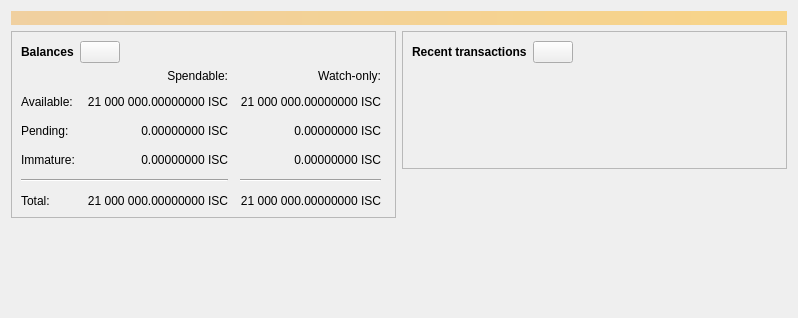
<?xml version="1.0" encoding="UTF-8"?>
<ui version="4.0">
 <class>OverviewPage</class>
 <widget class="QWidget" name="OverviewPage">
  <property name="geometry">
   <rect>
    <x>0</x>
    <y>0</y>
    <width>798</width>
    <height>318</height>
   </rect>
  </property>
  <property name="windowTitle">
   <string>Form</string>
  </property>
  <layout class="QVBoxLayout" name="topLayout">
   <item>
    <widget class="QLabel" name="labelAlerts">
     <property name="visible">
      <bool>false</bool>
     </property>
     <property name="styleSheet">
      <string notr="true">QLabel { background-color: qlineargradient(x1: 0, y1: 0, x2: 1, y2: 0, stop:0 #F0D0A0, stop:1 #F8D488); color:#000000; }</string>
     </property>
     <property name="wordWrap">
      <bool>true</bool>
     </property>
     <property name="margin">
      <number>3</number>
     </property>
     <property name="textInteractionFlags">
      <set>Qt::TextSelectableByMouse</set>
     </property>
    </widget>
   </item>
   <item>
    <layout class="QHBoxLayout" name="horizontalLayout" stretch="1,1">
     <item>
      <layout class="QVBoxLayout" name="verticalLayout_2">
       <item>
        <widget class="QFrame" name="frame">
         <property name="frameShape">
          <enum>QFrame::StyledPanel</enum>
         </property>
         <property name="frameShadow">
          <enum>QFrame::Raised</enum>
         </property>
         <layout class="QVBoxLayout" name="verticalLayout_4">
          <item>
           <layout class="QHBoxLayout" name="horizontalLayout_4">
            <item>
             <widget class="QLabel" name="label_5">
              <property name="font">
               <font>
                <weight>75</weight>
                <bold>true</bold>
               </font>
              </property>
              <property name="text">
               <string>Balances</string>
              </property>
             </widget>
            </item>
            <item>
             <widget class="QPushButton" name="labelWalletStatus">
              <property name="enabled">
               <bool>true</bool>
              </property>
              <property name="maximumSize">
               <size>
                <width>45</width>
                <height>16777215</height>
               </size>
              </property>
              <property name="toolTip">
               <string>The displayed information may be out of date. Your wallet automatically synchronizes with the TROIS network after a connection is established, but this process has not completed yet.</string>
              </property>
              <property name="text">
               <string/>
              </property>
              <property name="icon">
               <iconset resource="../bitcoin.qrc">
                <normaloff>:/icons/warning</normaloff>
                <disabledoff>:/icons/warning</disabledoff>:/icons/warning</iconset>
              </property>
              <property name="iconSize">
               <size>
                <width>24</width>
                <height>24</height>
               </size>
              </property>
             </widget>
            </item>
            <item>
             <spacer name="horizontalSpacer_3">
              <property name="orientation">
               <enum>Qt::Horizontal</enum>
              </property>
              <property name="sizeHint" stdset="0">
               <size>
                <width>40</width>
                <height>20</height>
               </size>
              </property>
             </spacer>
            </item>
           </layout>
          </item>
          <item>
           <layout class="QGridLayout" name="gridLayout">
            <property name="spacing">
             <number>12</number>
            </property>
            <item row="2" column="2">
             <widget class="QLabel" name="labelWatchPending">
              <property name="cursor">
               <cursorShape>IBeamCursor</cursorShape>
              </property>
              <property name="toolTip">
               <string>Unconfirmed transactions to watch-only addresses</string>
              </property>
              <property name="text">
               <string notr="true">0.00000000 ISC</string>
              </property>
              <property name="alignment">
               <set>Qt::AlignRight|Qt::AlignTrailing|Qt::AlignVCenter</set>
              </property>
              <property name="textInteractionFlags">
               <set>Qt::LinksAccessibleByMouse|Qt::TextSelectableByKeyboard|Qt::TextSelectableByMouse</set>
              </property>
             </widget>
            </item>
            <item row="2" column="1">
             <widget class="QLabel" name="labelUnconfirmed">
              <property name="cursor">
               <cursorShape>IBeamCursor</cursorShape>
              </property>
              <property name="toolTip">
               <string>Total of transactions that have yet to be confirmed, and do not yet count toward the spendable balance</string>
              </property>
              <property name="text">
               <string notr="true">0.00000000 ISC</string>
              </property>
              <property name="alignment">
               <set>Qt::AlignRight|Qt::AlignTrailing|Qt::AlignVCenter</set>
              </property>
              <property name="textInteractionFlags">
               <set>Qt::LinksAccessibleByMouse|Qt::TextSelectableByKeyboard|Qt::TextSelectableByMouse</set>
              </property>
             </widget>
            </item>
            <item row="3" column="2">
             <widget class="QLabel" name="labelWatchImmature">
              <property name="cursor">
               <cursorShape>IBeamCursor</cursorShape>
              </property>
              <property name="toolTip">
               <string>Mined balance in watch-only addresses that has not yet matured</string>
              </property>
              <property name="text">
               <string notr="true">0.00000000 ISC</string>
              </property>
              <property name="alignment">
               <set>Qt::AlignRight|Qt::AlignTrailing|Qt::AlignVCenter</set>
              </property>
              <property name="textInteractionFlags">
               <set>Qt::LinksAccessibleByMouse|Qt::TextSelectableByKeyboard|Qt::TextSelectableByMouse</set>
              </property>
             </widget>
            </item>
            <item row="4" column="0" colspan="2">
             <widget class="Line" name="line">
              <property name="orientation">
               <enum>Qt::Horizontal</enum>
              </property>
             </widget>
            </item>
            <item row="4" column="2">
             <widget class="Line" name="lineWatchBalance">
              <property name="sizePolicy">
               <sizepolicy hsizetype="Preferred" vsizetype="Fixed">
                <horstretch>0</horstretch>
                <verstretch>0</verstretch>
               </sizepolicy>
              </property>
              <property name="minimumSize">
               <size>
                <width>140</width>
                <height>0</height>
               </size>
              </property>
              <property name="orientation">
               <enum>Qt::Horizontal</enum>
              </property>
             </widget>
            </item>
            <item row="5" column="0">
             <widget class="QLabel" name="labelTotalText">
              <property name="text">
               <string>Total:</string>
              </property>
             </widget>
            </item>
            <item row="3" column="1">
             <widget class="QLabel" name="labelImmature">
              <property name="cursor">
               <cursorShape>IBeamCursor</cursorShape>
              </property>
              <property name="toolTip">
               <string>Mined balance that has not yet matured</string>
              </property>
              <property name="text">
               <string notr="true">0.00000000 ISC</string>
              </property>
              <property name="alignment">
               <set>Qt::AlignRight|Qt::AlignTrailing|Qt::AlignVCenter</set>
              </property>
              <property name="textInteractionFlags">
               <set>Qt::LinksAccessibleByMouse|Qt::TextSelectableByKeyboard|Qt::TextSelectableByMouse</set>
              </property>
             </widget>
            </item>
            <item row="2" column="3">
             <spacer name="horizontalSpacer_2">
              <property name="orientation">
               <enum>Qt::Horizontal</enum>
              </property>
              <property name="sizeHint" stdset="0">
               <size>
                <width>40</width>
                <height>20</height>
               </size>
              </property>
             </spacer>
            </item>
            <item row="3" column="0">
             <widget class="QLabel" name="labelImmatureText">
              <property name="text">
               <string>Immature:</string>
              </property>
             </widget>
            </item>
            <item row="5" column="1">
             <widget class="QLabel" name="labelTotal">
              <property name="cursor">
               <cursorShape>IBeamCursor</cursorShape>
              </property>
              <property name="toolTip">
               <string>Your current total balance</string>
              </property>
              <property name="text">
               <string notr="true">21 000 000.00000000 ISC</string>
              </property>
              <property name="alignment">
               <set>Qt::AlignRight|Qt::AlignTrailing|Qt::AlignVCenter</set>
              </property>
              <property name="textInteractionFlags">
               <set>Qt::LinksAccessibleByMouse|Qt::TextSelectableByKeyboard|Qt::TextSelectableByMouse</set>
              </property>
             </widget>
            </item>
            <item row="5" column="2">
             <widget class="QLabel" name="labelWatchTotal">
              <property name="cursor">
               <cursorShape>IBeamCursor</cursorShape>
              </property>
              <property name="toolTip">
               <string>Current total balance in watch-only addresses</string>
              </property>
              <property name="text">
               <string notr="true">21 000 000.00000000 ISC</string>
              </property>
              <property name="alignment">
               <set>Qt::AlignRight|Qt::AlignTrailing|Qt::AlignVCenter</set>
              </property>
              <property name="textInteractionFlags">
               <set>Qt::LinksAccessibleByMouse|Qt::TextSelectableByKeyboard|Qt::TextSelectableByMouse</set>
              </property>
             </widget>
            </item>
            <item row="0" column="2">
             <widget class="QLabel" name="labelWatchonly">
              <property name="text">
               <string>Watch-only:</string>
              </property>
              <property name="alignment">
               <set>Qt::AlignRight|Qt::AlignTrailing|Qt::AlignVCenter</set>
              </property>
             </widget>
            </item>
            <item row="1" column="0">
             <widget class="QLabel" name="labelBalanceText">
              <property name="text">
               <string>Available:</string>
              </property>
             </widget>
            </item>
            <item row="1" column="1">
             <widget class="QLabel" name="labelBalance">
              <property name="cursor">
               <cursorShape>IBeamCursor</cursorShape>
              </property>
              <property name="toolTip">
               <string>Your current spendable balance</string>
              </property>
              <property name="text">
               <string notr="true">21 000 000.00000000 ISC</string>
              </property>
              <property name="alignment">
               <set>Qt::AlignRight|Qt::AlignTrailing|Qt::AlignVCenter</set>
              </property>
              <property name="textInteractionFlags">
               <set>Qt::LinksAccessibleByMouse|Qt::TextSelectableByKeyboard|Qt::TextSelectableByMouse</set>
              </property>
             </widget>
            </item>
            <item row="1" column="2">
             <widget class="QLabel" name="labelWatchAvailable">
              <property name="cursor">
               <cursorShape>IBeamCursor</cursorShape>
              </property>
              <property name="toolTip">
               <string>Your current balance in watch-only addresses</string>
              </property>
              <property name="text">
               <string notr="true">21 000 000.00000000 ISC</string>
              </property>
              <property name="alignment">
               <set>Qt::AlignRight|Qt::AlignTrailing|Qt::AlignVCenter</set>
              </property>
              <property name="textInteractionFlags">
               <set>Qt::LinksAccessibleByMouse|Qt::TextSelectableByKeyboard|Qt::TextSelectableByMouse</set>
              </property>
             </widget>
            </item>
            <item row="2" column="0">
             <widget class="QLabel" name="labelPendingText">
              <property name="text">
               <string>Pending:</string>
              </property>
             </widget>
            </item>
            <item row="0" column="1">
             <widget class="QLabel" name="labelSpendable">
              <property name="text">
               <string>Spendable:</string>
              </property>
              <property name="alignment">
               <set>Qt::AlignRight|Qt::AlignTrailing|Qt::AlignVCenter</set>
              </property>
             </widget>
            </item>
           </layout>
          </item>
         </layout>
        </widget>
       </item>
       <item>
        <spacer name="verticalSpacer">
         <property name="orientation">
          <enum>Qt::Vertical</enum>
         </property>
         <property name="sizeHint" stdset="0">
          <size>
           <width>20</width>
           <height>40</height>
          </size>
         </property>
        </spacer>
       </item>
      </layout>
     </item>
     <item>
      <layout class="QVBoxLayout" name="verticalLayout_3">
       <item>
        <widget class="QFrame" name="frame_2">
         <property name="frameShape">
          <enum>QFrame::StyledPanel</enum>
         </property>
         <property name="frameShadow">
          <enum>QFrame::Raised</enum>
         </property>
         <layout class="QVBoxLayout" name="verticalLayout">
          <item>
           <layout class="QHBoxLayout" name="horizontalLayout_2">
            <item>
             <widget class="QLabel" name="label_4">
              <property name="font">
               <font>
                <weight>75</weight>
                <bold>true</bold>
               </font>
              </property>
              <property name="text">
               <string>Recent transactions</string>
              </property>
             </widget>
            </item>
            <item>
             <widget class="QPushButton" name="labelTransactionsStatus">
              <property name="enabled">
               <bool>true</bool>
              </property>
              <property name="maximumSize">
               <size>
                <width>45</width>
                <height>16777215</height>
               </size>
              </property>
              <property name="toolTip">
               <string>The displayed information may be out of date. Your wallet automatically synchronizes with the TROIS network after a connection is established, but this process has not completed yet.</string>
              </property>
              <property name="text">
               <string/>
              </property>
              <property name="icon">
               <iconset resource="../bitcoin.qrc">
                <normaloff>:/icons/warning</normaloff>
                <disabledoff>:/icons/warning</disabledoff>:/icons/warning</iconset>
              </property>
              <property name="iconSize">
               <size>
                <width>24</width>
                <height>24</height>
               </size>
              </property>
             </widget>
            </item>
            <item>
             <spacer name="horizontalSpacer">
              <property name="orientation">
               <enum>Qt::Horizontal</enum>
              </property>
              <property name="sizeHint" stdset="0">
               <size>
                <width>40</width>
                <height>20</height>
               </size>
              </property>
             </spacer>
            </item>
           </layout>
          </item>
          <item>
           <widget class="TransactionOverviewWidget" name="listTransactions">
            <property name="styleSheet">
             <string notr="true">QListView { background: transparent; }</string>
            </property>
            <property name="frameShape">
             <enum>QFrame::NoFrame</enum>
            </property>
            <property name="verticalScrollBarPolicy">
             <enum>Qt::ScrollBarAlwaysOff</enum>
            </property>
            <property name="horizontalScrollBarPolicy">
             <enum>Qt::ScrollBarAlwaysOff</enum>
            </property>
            <property name="sizeAdjustPolicy">
             <enum>QAbstractScrollArea::AdjustToContents</enum>
            </property>
            <property name="selectionMode">
             <enum>QAbstractItemView::NoSelection</enum>
            </property>
            <property name="uniformItemSizes">
             <bool>true</bool>
            </property>
           </widget>
          </item>
         </layout>
        </widget>
       </item>
       <item>
        <spacer name="verticalSpacer_2">
         <property name="orientation">
          <enum>Qt::Vertical</enum>
         </property>
         <property name="sizeHint" stdset="0">
          <size>
           <width>20</width>
           <height>40</height>
          </size>
         </property>
        </spacer>
       </item>
      </layout>
     </item>
    </layout>
   </item>
  </layout>
 </widget>
 <customwidgets>
  <customwidget>
   <class>TransactionOverviewWidget</class>
   <extends>QListView</extends>
   <header>qt/transactionoverviewwidget.h</header>
  </customwidget>
 </customwidgets>
 <resources/>
 <connections/>
</ui>
